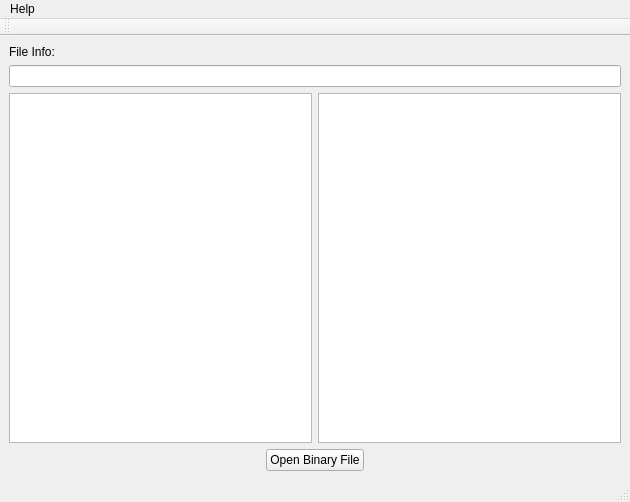
<?xml version="1.0" encoding="UTF-8"?>
<ui version="4.0">
 <class>BinPlorer</class>
 <widget class="QMainWindow" name="BinPlorer">
  <property name="geometry">
   <rect>
    <x>0</x>
    <y>0</y>
    <width>630</width>
    <height>502</height>
   </rect>
  </property>
  <property name="windowTitle">
   <string>BinPlorer</string>
  </property>
  <widget class="QWidget" name="centralwidget">
   <layout class="QVBoxLayout" name="verticalLayout">
    <item>
     <widget class="QLabel" name="label">
      <property name="text">
       <string>File Info:</string>
      </property>
     </widget>
    </item>
    <item>
     <widget class="QLineEdit" name="lineEdit"/>
    </item>
    <item>
     <layout class="QHBoxLayout" name="horizontalLayout">
      <item>
       <widget class="QTableWidget" name="tableWidget"/>
      </item>
      <item>
       <widget class="QTableWidget" name="tableWidget_2"/>
      </item>
     </layout>
    </item>
    <item>
     <layout class="QHBoxLayout" name="horizontalLayout_2">
      <item>
       <spacer name="horizontalSpacer">
        <property name="orientation">
         <enum>Qt::Horizontal</enum>
        </property>
        <property name="sizeHint" stdset="0">
         <size>
          <width>188</width>
          <height>20</height>
         </size>
        </property>
       </spacer>
      </item>
      <item>
       <widget class="QPushButton" name="pushButton">
        <property name="text">
         <string>Open Binary File</string>
        </property>
       </widget>
      </item>
      <item>
       <spacer name="horizontalSpacer_2">
        <property name="orientation">
         <enum>Qt::Horizontal</enum>
        </property>
        <property name="sizeHint" stdset="0">
         <size>
          <width>168</width>
          <height>20</height>
         </size>
        </property>
       </spacer>
      </item>
     </layout>
    </item>
   </layout>
  </widget>
  <widget class="QMenuBar" name="menubar">
   <property name="geometry">
    <rect>
     <x>0</x>
     <y>0</y>
     <width>630</width>
     <height>27</height>
    </rect>
   </property>
   <widget class="QMenu" name="menuHelp">
    <property name="title">
     <string>Help</string>
    </property>
    <addaction name="actionAbout_BinPlorer"/>
   </widget>
   <addaction name="menuHelp"/>
  </widget>
  <widget class="QStatusBar" name="statusbar"/>
  <widget class="QToolBar" name="toolBar">
   <property name="windowTitle">
    <string>toolBar</string>
   </property>
   <attribute name="toolBarArea">
    <enum>TopToolBarArea</enum>
   </attribute>
   <attribute name="toolBarBreak">
    <bool>false</bool>
   </attribute>
  </widget>
  <action name="actionAbout_BinPlorer">
   <property name="text">
    <string>About BinPlorer</string>
   </property>
  </action>
 </widget>
 <resources/>
 <connections/>
</ui>
